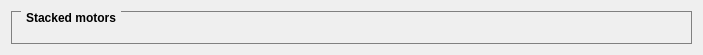
<?xml version="1.0" encoding="UTF-8"?>
<ui version="4.0">
 <class>Form</class>
 <widget class="QWidget" name="Form">
  <property name="geometry">
   <rect>
    <x>0</x>
    <y>0</y>
    <width>703</width>
    <height>55</height>
   </rect>
  </property>
  <property name="sizePolicy">
   <sizepolicy hsizetype="Preferred" vsizetype="Fixed">
    <horstretch>0</horstretch>
    <verstretch>0</verstretch>
   </sizepolicy>
  </property>
  <property name="windowTitle">
   <string>Stage controls</string>
  </property>
  <layout class="QGridLayout" name="gridLayout">
   <property name="sizeConstraint">
    <enum>QLayout::SetDefaultConstraint</enum>
   </property>
   <item row="0" column="0">
    <widget class="QGroupBox" name="group">
     <property name="sizePolicy">
      <sizepolicy hsizetype="Preferred" vsizetype="Minimum">
       <horstretch>0</horstretch>
       <verstretch>0</verstretch>
      </sizepolicy>
     </property>
     <property name="styleSheet">
      <string notr="true">QGroupBox {
    border: 1px solid gray;
    margin-top: 0.5em;
 font-weight:bold
}

QGroupBox::title {
    subcontrol-origin: margin;
    left: 10px;
    padding: 0 3px 0 3px;
 font-weight:bold
   
}</string>
     </property>
     <property name="title">
      <string>Stacked motors</string>
     </property>
     <property name="alignment">
      <set>Qt::AlignLeading|Qt::AlignLeft|Qt::AlignTop</set>
     </property>
     <property name="flat">
      <bool>false</bool>
     </property>
     <layout class="QGridLayout" name="gridLayout_2">
      <item row="0" column="0">
       <layout class="QGridLayout" name="stage_motors_layout"/>
      </item>
      <item row="1" column="0">
       <spacer name="verticalSpacer">
        <property name="orientation">
         <enum>Qt::Vertical</enum>
        </property>
        <property name="sizeHint" stdset="0">
         <size>
          <width>20</width>
          <height>0</height>
         </size>
        </property>
       </spacer>
      </item>
     </layout>
    </widget>
   </item>
  </layout>
 </widget>
 <resources/>
 <connections/>
</ui>
